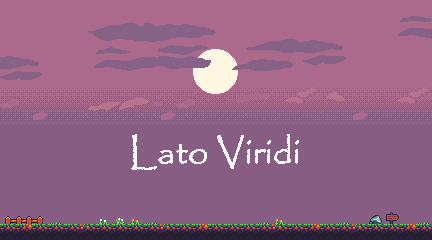

The image is a tile-based game level rendered from a .tmx file. Its description and source (layers, tilesets, objects; grid data summarised) follow:
An orthogonal 27x15 tile map with 16x16 px tiles, 3 tile layers (background, title, detail), 3 tilesets.

<map version="1.4" tiledversion="1.4.2" orientation="orthogonal" renderorder="right-down" width="27" height="15" tilewidth="16" tileheight="16" infinite="0" nextlayerid="4" nextobjectid="1">
 <tileset firstgid="1" name="background" tilewidth="16" tileheight="16" tilecount="170" columns="17">
  <image source="background.png" width="272" height="160" />
 </tileset>
 <tileset firstgid="171" name="lato_viridi" tilewidth="16" tileheight="16" tilecount="55" columns="11">
  <image source="lato_viridi.png" width="176" height="80" />
 </tileset>
 <tileset firstgid="226" name="tileset" tilewidth="16" tileheight="16" tilecount="136" columns="17">
  <image source="tileset.png" width="272" height="128" />
 </tileset>
 <layer id="1" name="background" width="27" height="15">
  <properties>
   <property name="visible" type="bool" value="true" />
  </properties>
  <data>[405 cells, 405 non-empty, 103 distinct tile ids]</data>
 </layer>
 <layer id="2" name="title" width="27" height="15">
  <properties>
   <property name="visible" type="bool" value="true" />
  </properties>
  <data>[405 cells, 33 non-empty, 33 distinct tile ids]</data>
 </layer>
 <layer id="3" name="detail" width="27" height="15">
  <properties>
   <property name="visible" type="bool" value="true" />
  </properties>
  <data>[405 cells, 41 non-empty, 12 distinct tile ids]</data>
 </layer>
</map>
